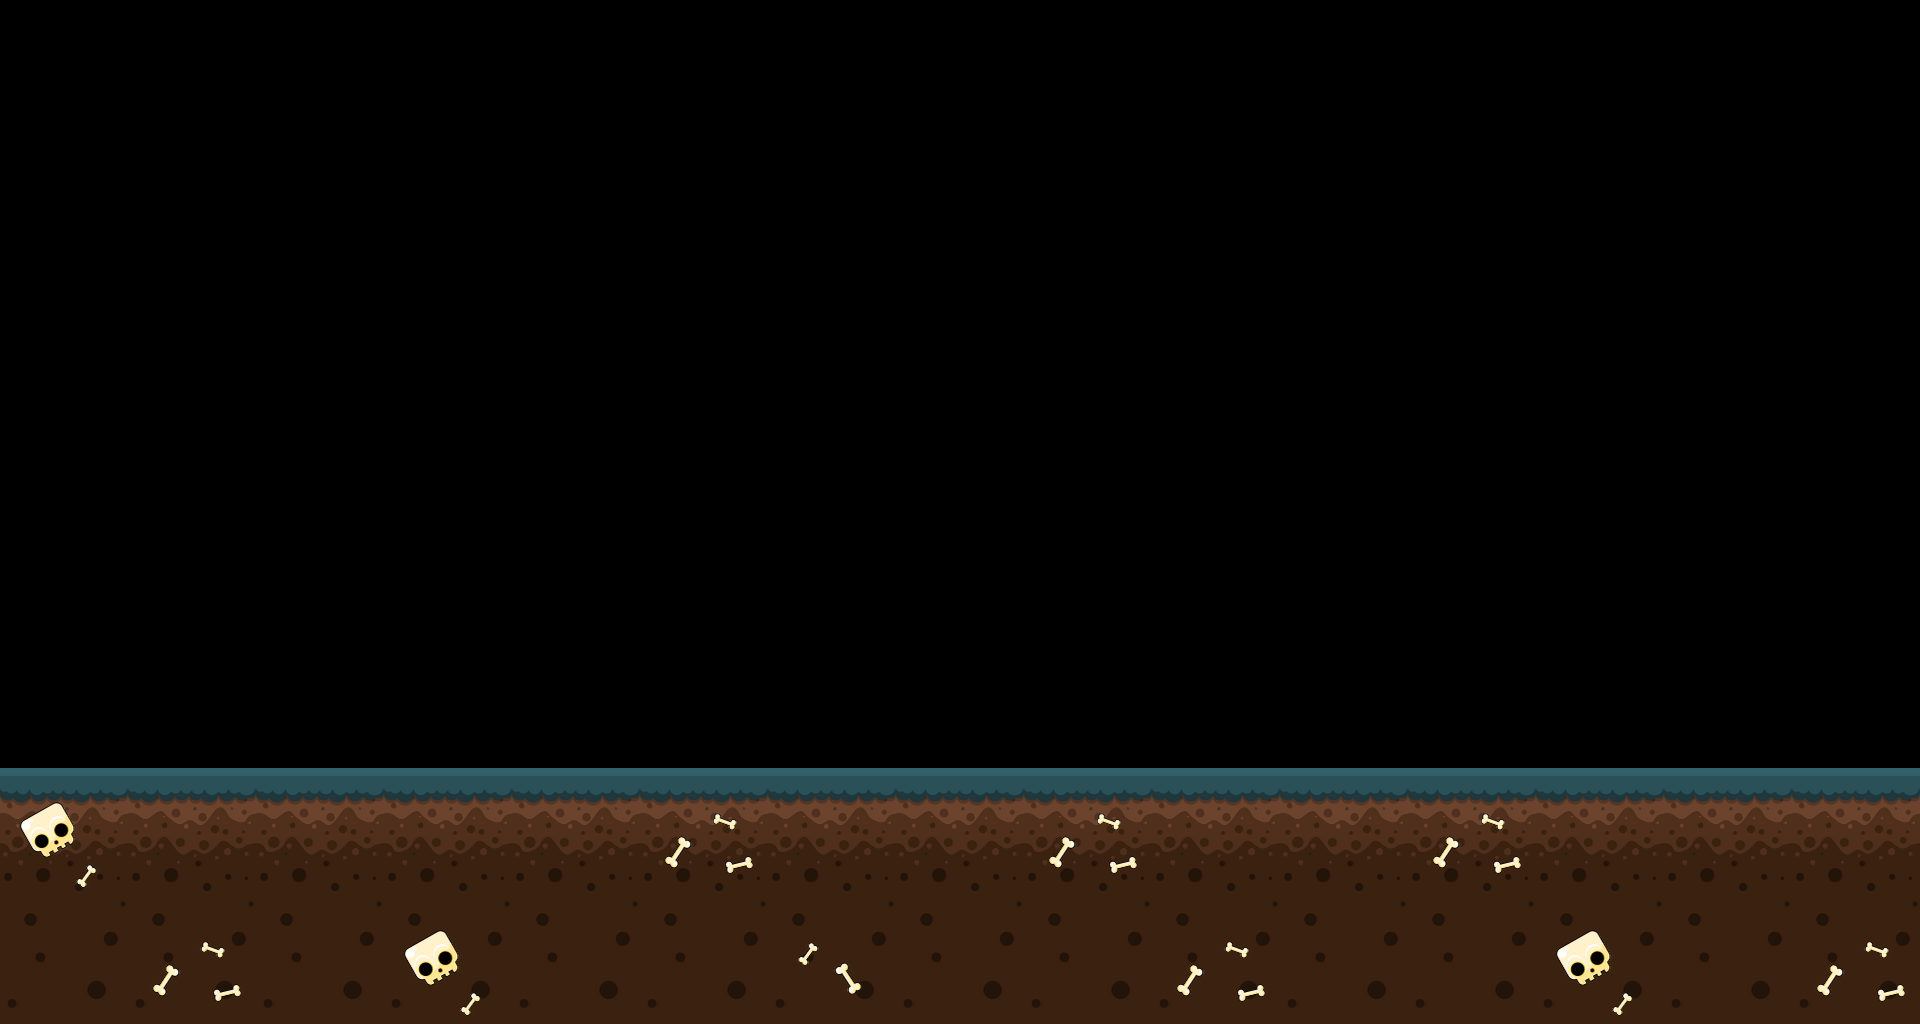

A 2D game scene composited from a Tiled map and its tileset images. What follows is a short description and the map's XML, with every tile layer's data as written:
An orthogonal 15x8 tile map with 128x128 px tiles, 2 tile layers (Grass, Ground) and 2 objects.

<map version="1.8" tiledversion="1.8.1" orientation="orthogonal" renderorder="right-down" width="15" height="8" tilewidth="128" tileheight="128" infinite="0" nextlayerid="5" nextobjectid="4">
 <editorsettings>
  <export target="../Level1.lua" format="lua" />
 </editorsettings>
 <tileset firstgid="1" name="SpriteSheet" tilewidth="128" tileheight="128" tilecount="20" columns="2">
  <image source="../../assets/Background/Tiles/SpriteSheet.png" width="256" height="1280" />
 </tileset>
 <layer id="1" name="Grass" width="15" height="8">
  <data encoding="csv">
0,0,0,0,0,0,0,0,0,0,0,0,0,0,0,
0,0,0,0,0,0,0,0,0,0,0,0,0,0,0,
0,0,0,0,0,0,0,0,0,0,0,0,0,0,0,
0,0,0,0,0,0,0,0,0,0,0,0,0,0,0,
0,0,0,0,0,0,0,0,0,0,0,0,0,0,0,
0,0,0,0,0,0,0,0,0,0,0,0,0,0,0,
6,6,6,6,6,6,6,6,6,6,6,6,6,6,6,
9,9,9,9,9,9,9,9,9,9,9,9,9,9,9
</data>
 </layer>
 <layer id="3" name="Ground" width="15" height="8">
  <data encoding="csv">
0,0,0,0,0,0,0,0,0,0,0,0,0,0,0,
0,0,0,0,0,0,0,0,0,0,0,0,0,0,0,
0,0,0,0,0,0,0,0,0,0,0,0,0,0,0,
0,0,0,0,0,0,0,0,0,0,0,0,0,0,0,
0,0,0,0,0,0,0,0,0,0,0,0,0,0,0,
0,0,0,0,0,0,0,0,0,0,0,0,0,0,0,
1,0,0,0,0,3,0,0,3,0,0,3,0,0,0,
0,3,0,1,0,0,4,0,0,3,0,0,1,0,3
</data>
 </layer>
 <objectgroup color="#080000" id="4" name="ColLayer">
  <properties>
   <property name="collidable" type="bool" value="true" />
  </properties>
  <object id="1" x="45.4545" y="800" width="75.7576" height="81.8182" />
  <object id="3" x="3.0303" y="772.727" width="1918.18" height="257.576" />
 </objectgroup>
</map>
